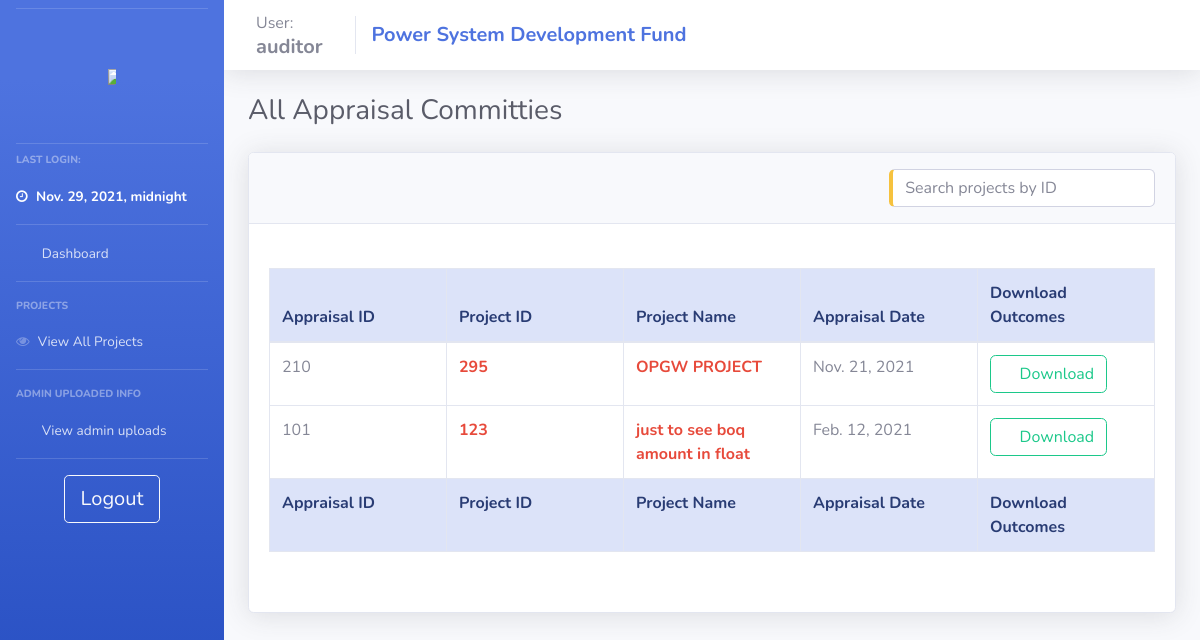
The page /auditor_view_apprs/ (signed in) on the database as committed earlier.
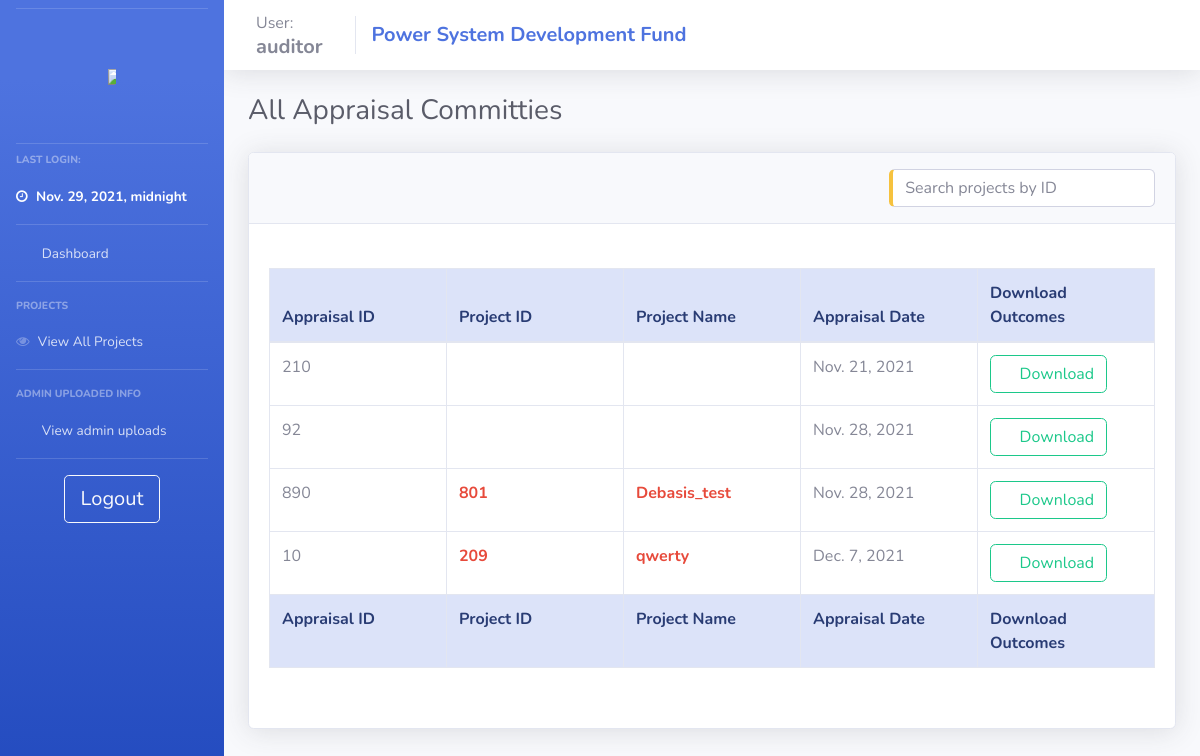
The same page on the database as committed later.
### psdf_main/models.py (models this page shows)
class Appraisal_admin(models.Model):
    aprid = models.IntegerField(null=True, unique=True)
    project = models.ForeignKey(projects, null = True, on_delete= models.SET_NULL)
    userid = models.ForeignKey(users, null = True, on_delete= models.SET_NULL)
    apprpath = models.TextField(null=True)
    apprdate = models.DateField(null = True)

class projects(models.Model):
    userid = models.ForeignKey(users, null = True, on_delete = models.SET_NULL)
    name = models.CharField(max_length=200, null = False)
    newid = models.IntegerField(null = True, unique=True)
    dprsubdate = models.DateField(null = True)
    amt_asked = models.IntegerField(null = False)
    amt_updated = models.IntegerField(null = True)
    amt_approved = models.IntegerField(null = True)
    amt_released = models.IntegerField(default = 0)
    schedule = models.IntegerField(null = True)
    orischedule = models.IntegerField(null = True)
    fundcategory = models.CharField(max_length=20, null = True)
    projectpath = models.TextField(null = True)
    quantumOfFunding = models.IntegerField(null = True)
    status = models.CharField(max_length=1, null = True, default = '1')
    submitted_boq  = models.TextField(null=True)
    approved = models.BooleanField(default = False)
    ext = models.TextField(null=True)
    extF = models.TextField(null=True)
    deny = models.BooleanField(default = False)
    remark = models.TextField(null = True)
    remark_date = models.DateField(null = True)
    completedate = models.DateField(null = True)
    denydate = models.DateField(null = True)
    approvedate = models.DateField(null = True)
    tesg_list = models.TextField(null=True)
    dpraprdate = models.DateField(null = True, auto_now_add=True)
    tesgaprdate = models.DateField(null = True)
    aproutdate = models.DateField(null = True)
    appraprdate = models.DateField(null = True)
    monioutdate = models.DateField(null = True)
    moniaprdate = models.DateField(null = True)
    workflow = models.TextField(null=True)
    sanction_date = models.DateField(null=True)
    doc_path = models.TextField(null=True)
    doc_sign_date = models.DateField(null=True)
    completed = models.BooleanField(null=True, default=False)

### psdf_main/auditor_control.py (the view)
# urls.py: path('auditor_view_apprs/', views.auditor_view_apprs, name="auditor_view_apprs"),
def auditor_view_apprs(request):
    if auditoronline(request):
        context = full_auditor_context(request)
        context['apprs'] = Appraisal_admin.objects.all()
        context['adt'] = '1'
        return render(request, 'psdf_main/_auditor_view_apprs.html', context)
    else:
        return oops(request)

### psdf_main/helpers.py (called while the page is built)
def auditoronline(request):
    if (request.session.has_key('auditor')):
        return True
    else:
        return False

def full_auditor_context(request):
    if auditoronline(request):
        context = {'user':userDetails('auditor')}
        context['pending_projects'] = temp_projects.objects.all()
        context['all_projs'] = projects.objects.all()
        context['tesgs'] = TESG_admin.objects.all()
        context['apprs'] = Appraisal_admin.objects.all()
        context['monis'] = Monitoring_admin.objects.all()
        return context
    else:
        return {}

### psdf_main/templates/psdf_main/_auditor_view_apprs.html (shortened to what this page needs)
{% extends 'psdf_main/includes/auditor_layout.html'%} {% load static %} {% block body %}
<div class="d-sm-flex align-items-center justify-content-between mb-4">
    <h1 class="h3 mb-0 text-gray-800">All Appraisal Committies</h1>
</div>
<div class="row">
    <div class="col-lg-12">
        <div class="card shadow mb-4">
            <div class="card-header py-3">
                <h6 class="m-0 font-weight-bold text-primary">
                    <input type="text" id="temp_proj_search" class="form-control input-text pull-right border-left-warning" onkeyup="get_temp_proj('temp_proj_search','dataTable')" placeholder="Search projects by ID" title="Search" style="margin:auto; width: 30%;">
                </h6>
            </div>
            <div class="card-body">
                <br>
                <div class="table-responsive">
                    <table class="table table-bordered table-hover" id="dataTable" width="100%" cellspacing="0" style="table-layout: fixed;
                    width: 100%;">
                        <thead class="alert-primary">
                            <tr>
                                <th>Appraisal ID</th>
                                <th>Project ID</th>
                                <th>Project Name</th>
                                <th>Appraisal Date</th>
                                <th>Download Outcomes</th>
                            </tr>
                        </thead>
                        <tfoot class="alert-primary">
                            <tr>
                                <th>Appraisal ID</th>
                                <th>Project ID</th>
                                <th>Project Name</th>
                                <th>Appraisal Date</th>
                                <th>Download Outcomes</th>
                            </tr>
                        </tfoot>
                        <tbody>
                            {% if not apprs %}
                            <tr>
                                <td>Not Available</td>
                                <td>Not Available</td>
                                <td>Not Available</td>
                                <td>Not Available</td>
                                <td>Not Available</td>
                            </tr>
                            {% else %} {% for appr in apprs %}
                            <tr>
                                <td>{{appr.aprid}}</td>
                                <td class="font-weight-bold text-danger">{{appr.project.newid}}</td>
                                <td><a href="/admin_project_details/{{appr.project.id}}" class="font-weight-bold text-danger">{{appr.project.name}}</a></td>
                                <td>{{appr.apprdate}}</td>
                                <td><a class="btn btn-outline-success" href="/download_appr_mom/{{appr.id}}"><i class="fas fa-download"></i> Download </a></td>
                            </tr>
                            {% endfor %} {% endif %}
                        </tbody>
                    </table><br>
                </div>
            </div>
        </div>
    </div>
</div>
{% endblock %}

Rows that differ between the two databases and show on the page:
removed Appraisal_admin: aprid "101", project.newid "123", project.name "just to see boq amount in float", apprdate "Feb. 12, 2021"
changed Appraisal_admin "Nov. 21, 2021": project.newid "295" → (not shown); project_id 3 → empty (drawn); project.name "OPGW PROJECT" → (not shown)
added Appraisal_admin: aprid "92", apprdate "Nov. 28, 2021"
added Appraisal_admin: aprid "890", project.newid "801", project.name "Debasis_test", apprdate "Nov. 28, 2021"
added Appraisal_admin: aprid "10", project.newid "209", project.name "qwerty", apprdate "Dec. 7, 2021"
